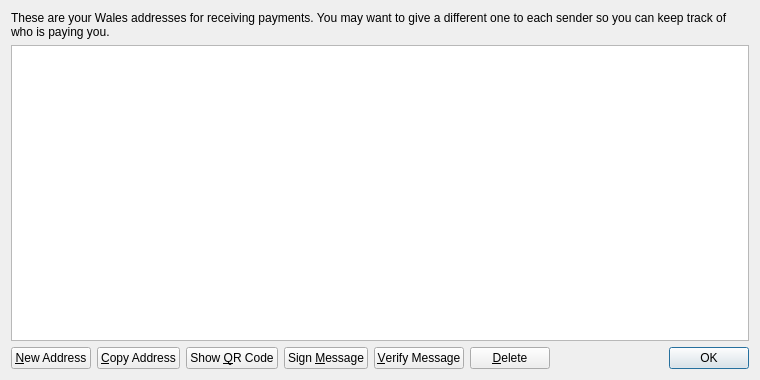
<?xml version="1.0" encoding="UTF-8"?>
<ui version="4.0">
 <class>AddressBookPage</class>
 <widget class="QWidget" name="AddressBookPage">
  <property name="geometry">
   <rect>
    <x>0</x>
    <y>0</y>
    <width>760</width>
    <height>380</height>
   </rect>
  </property>
  <property name="windowTitle">
   <string>Address Book</string>
  </property>
  <layout class="QVBoxLayout" name="verticalLayout">
   <item>
    <widget class="QLabel" name="labelExplanation">
     <property name="text">
      <string>These are your Wales addresses for receiving payments. You may want to give a different one to each sender so you can keep track of who is paying you.</string>
     </property>
     <property name="textFormat">
      <enum>Qt::PlainText</enum>
     </property>
     <property name="wordWrap">
      <bool>true</bool>
     </property>
    </widget>
   </item>
   <item>
    <widget class="QTableView" name="tableView">
     <property name="contextMenuPolicy">
      <enum>Qt::CustomContextMenu</enum>
     </property>
     <property name="toolTip">
      <string>Double-click to edit address or label</string>
     </property>
     <property name="tabKeyNavigation">
      <bool>false</bool>
     </property>
     <property name="alternatingRowColors">
      <bool>true</bool>
     </property>
     <property name="selectionMode">
      <enum>QAbstractItemView::SingleSelection</enum>
     </property>
     <property name="selectionBehavior">
      <enum>QAbstractItemView::SelectRows</enum>
     </property>
     <property name="sortingEnabled">
      <bool>true</bool>
     </property>
     <attribute name="verticalHeaderVisible">
      <bool>false</bool>
     </attribute>
    </widget>
   </item>
   <item>
    <layout class="QHBoxLayout" name="horizontalLayout">
     <item>
      <widget class="QPushButton" name="newAddressButton">
       <property name="toolTip">
        <string>Create a new address</string>
       </property>
       <property name="text">
        <string>&amp;New Address</string>
       </property>
       <property name="icon">
        <iconset resource="../bitcoin.qrc">
         <normaloff>:/icons/add</normaloff>:/icons/add</iconset>
       </property>
      </widget>
     </item>
     <item>
      <widget class="QPushButton" name="copyToClipboard">
       <property name="toolTip">
        <string>Copy the currently selected address to the system clipboard</string>
       </property>
       <property name="text">
        <string>&amp;Copy Address</string>
       </property>
       <property name="icon">
        <iconset resource="../bitcoin.qrc">
         <normaloff>:/icons/editcopy</normaloff>:/icons/editcopy</iconset>
       </property>
      </widget>
     </item>
     <item>
      <widget class="QPushButton" name="showQRCode">
       <property name="text">
        <string>Show &amp;QR Code</string>
       </property>
       <property name="icon">
        <iconset resource="../bitcoin.qrc">
         <normaloff>:/icons/qrcode</normaloff>:/icons/qrcode</iconset>
       </property>
      </widget>
     </item>
     <item>
      <widget class="QPushButton" name="signMessage">
       <property name="toolTip">
        <string>Sign a message to prove you own a Wales address</string>
       </property>
       <property name="text">
        <string>Sign &amp;Message</string>
       </property>
       <property name="icon">
        <iconset resource="../bitcoin.qrc">
         <normaloff>:/icons/edit</normaloff>:/icons/edit</iconset>
       </property>
      </widget>
     </item>
     <item>
      <widget class="QPushButton" name="verifyMessage">
       <property name="toolTip">
        <string>Verify a message to ensure it was signed with a specified Wales address</string>
       </property>
       <property name="text">
        <string>&amp;Verify Message</string>
       </property>
       <property name="icon">
        <iconset resource="../bitcoin.qrc">
         <normaloff>:/icons/transaction_0</normaloff>:/icons/transaction_0</iconset>
       </property>
      </widget>
     </item>
     <item>
      <widget class="QPushButton" name="deleteButton">
       <property name="toolTip">
        <string>Delete the currently selected address from the list</string>
       </property>
       <property name="text">
        <string>&amp;Delete</string>
       </property>
       <property name="icon">
        <iconset resource="../bitcoin.qrc">
         <normaloff>:/icons/remove</normaloff>:/icons/remove</iconset>
       </property>
      </widget>
     </item>
     <item>
      <spacer name="horizontalSpacer">
       <property name="orientation">
        <enum>Qt::Horizontal</enum>
       </property>
       <property name="sizeHint" stdset="0">
        <size>
         <width>40</width>
         <height>20</height>
        </size>
       </property>
      </spacer>
     </item>
     <item>
      <widget class="QDialogButtonBox" name="buttonBox">
       <property name="sizePolicy">
        <sizepolicy hsizetype="Maximum" vsizetype="Fixed">
         <horstretch>0</horstretch>
         <verstretch>0</verstretch>
        </sizepolicy>
       </property>
       <property name="standardButtons">
        <set>QDialogButtonBox::Ok</set>
       </property>
      </widget>
     </item>
    </layout>
   </item>
  </layout>
 </widget>
 <resources>
  <include location="../bitcoin.qrc"/>
 </resources>
 <connections/>
</ui>
